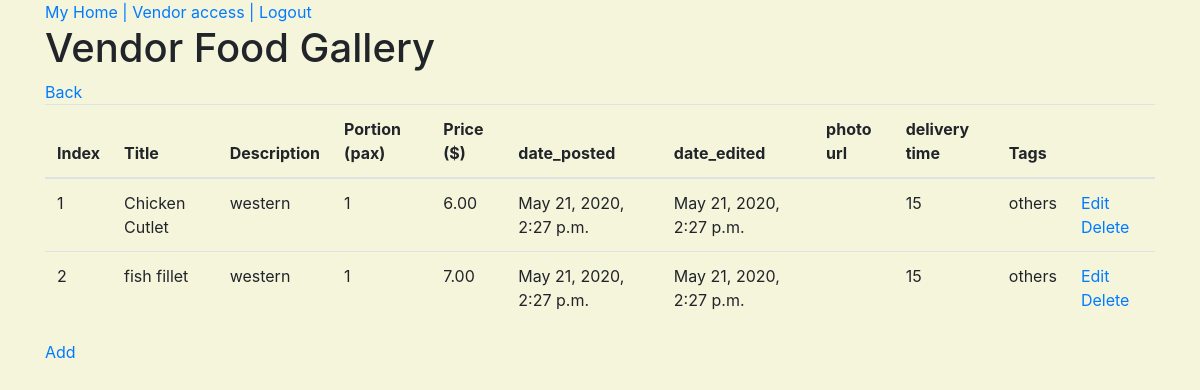
Page /vendor/profiles/4/food_gallery (signed in) on the earlier database version.
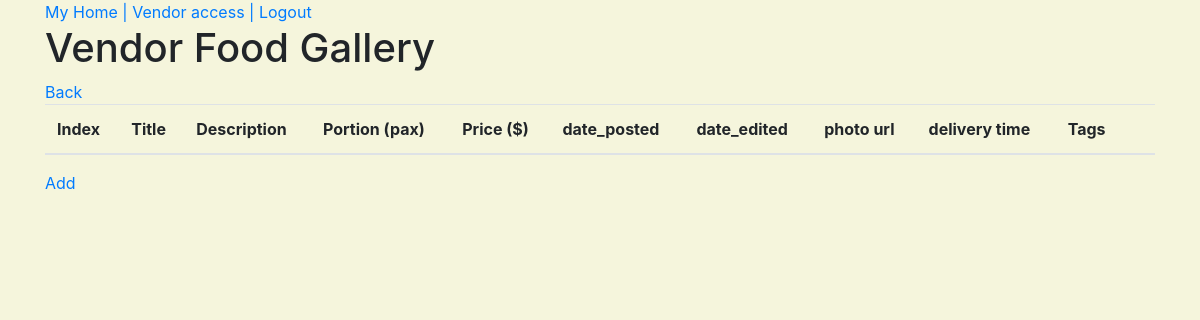
Same page on the later database version.
### food/models.py (models this page shows, shortened)
class Food(models.Model):
    vendor = models.ForeignKey(Vendor, null=False, blank=False, on_delete=models.CASCADE)
    tag = models.ManyToManyField(Tag)
    title = models.CharField(max_length=100, null=False, blank=False)
    description = models.TextField(null=False, blank=False)
    portion = models.PositiveSmallIntegerField( validators=[MinValueValidator(1), MaxValueValidator(99)] , default=1, null=False, blank=False )
    price = models.DecimalField(max_digits=8, decimal_places=2, null=False, blank=False)
    date_posted = models.DateTimeField(auto_now_add=True)
    date_edited = models.DateTimeField(auto_now_add=True)
    delivery_time = models.DecimalField(max_digits=3, decimal_places=0, null=False, blank=False)
    image = ImageField(blank=True, manual_crop="")

class Tag(models.Model):
    title = models.CharField(max_length=100, null=False, blank=False)
    def __str__(self):
        return self.title

### food/views.py (the view)
# urls.py: path('profiles/<vendor_profile_id>/food_gallery', food.views.view_vendor_food_gallery, name='view_vendor_food_gallery_route'),
@login_required
def view_vendor_food_gallery(request, vendor_profile_id):
    vendor_food_gallery = Food.objects.filter(vendor__id=vendor_profile_id)
    return render(request, "food/vendor_food_gallery.html", {
        "foods": vendor_food_gallery,
        "vendor_profile_id": vendor_profile_id
    })

### food/templates/food/vendor_food_gallery.html (shortened to what this page needs)
{% extends 'base_template.html' %}
{%block content%}
<h1> Vendor Food Gallery </h1>
<a href="{% url 'view_vendor_profiles_route' %}"> Back </a>
<table class="table">
    <thead>
        <th> Index </th>
        <th> Title </th>
        <th> Description </th>
        <th> Portion (pax) </th>
        <th> Price ($) </th>
        <th> date_posted </th>
        <th> date_edited </th>
        <th> photo url </th>
        <th> delivery time </th>
        <th> Tags </th>
        <th> &nbsp; </th>
    </thead>
    {%for i in foods %}
    <tr>
        <td> {{forloop.counter}} </td>
        <td> {{i.title}} </td>
        <td> {{i.description}} </td>
        <td> {{i.portion}} </td>
        <td> {{i.price}} </td>
        <td> {{i.date_posted}} </td>
        <td> {{i.date_edited}} </td>
        <td> {{i.photo_url}} </td>
        <td> {{i.delivery_time}} </td>
        <td> {%for j in i.tag.all%} {{j}} {%endfor%} </td>
        <td> <a href="{%url 'edit_vendor_food_route' vendor_profile_id=vendor_profile_id vendor_food_id=i.id %}" > Edit </a>
            <a href="{%url 'delete_vendor_food_route' vendor_profile_id=vendor_profile_id vendor_food_id=i.id %}"> Delete </a> </td>
    </tr>
    {%endfor%}
</table>
<a href="{%url 'add_vendor_food_route' vendor_profile_id=vendor_profile_id %}"> Add </a>
{%endblock%}

Differences in the rows shown:
removed Food: title "Chicken Cutlet", description "western", portion "1", price "6.00", date_posted "May 21, 2020, 2:27 p.m.", date_edited "May 21, 2020, 2:27 p.m.", delivery_time "15"
no longer on this page (row unchanged): Tag: title "others"
removed Food: title "fish fillet", description "western", portion "1", price "7.00", date_posted "May 21, 2020, 2:27 p.m.", date_edited "May 21, 2020, 2:27 p.m.", delivery_time "15"
